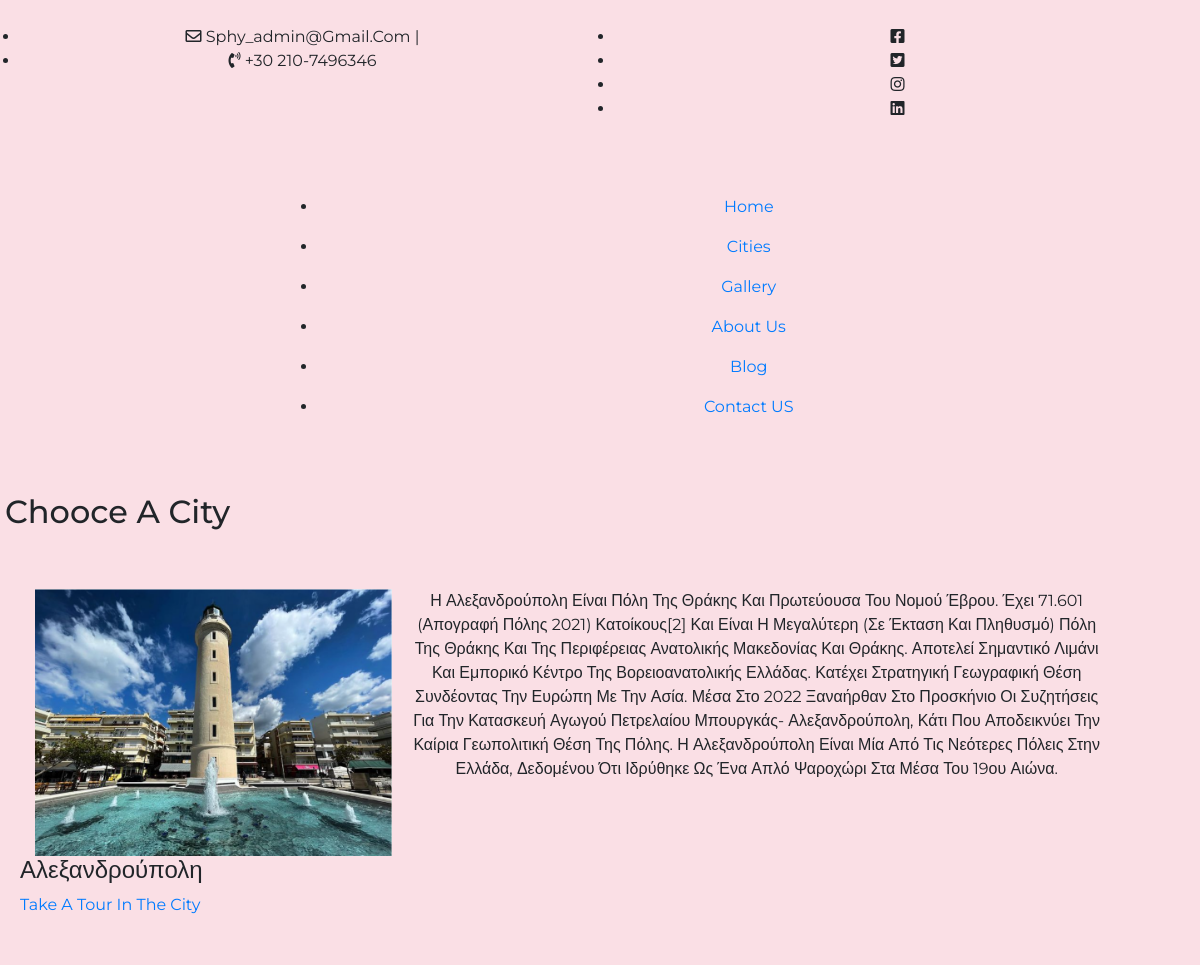
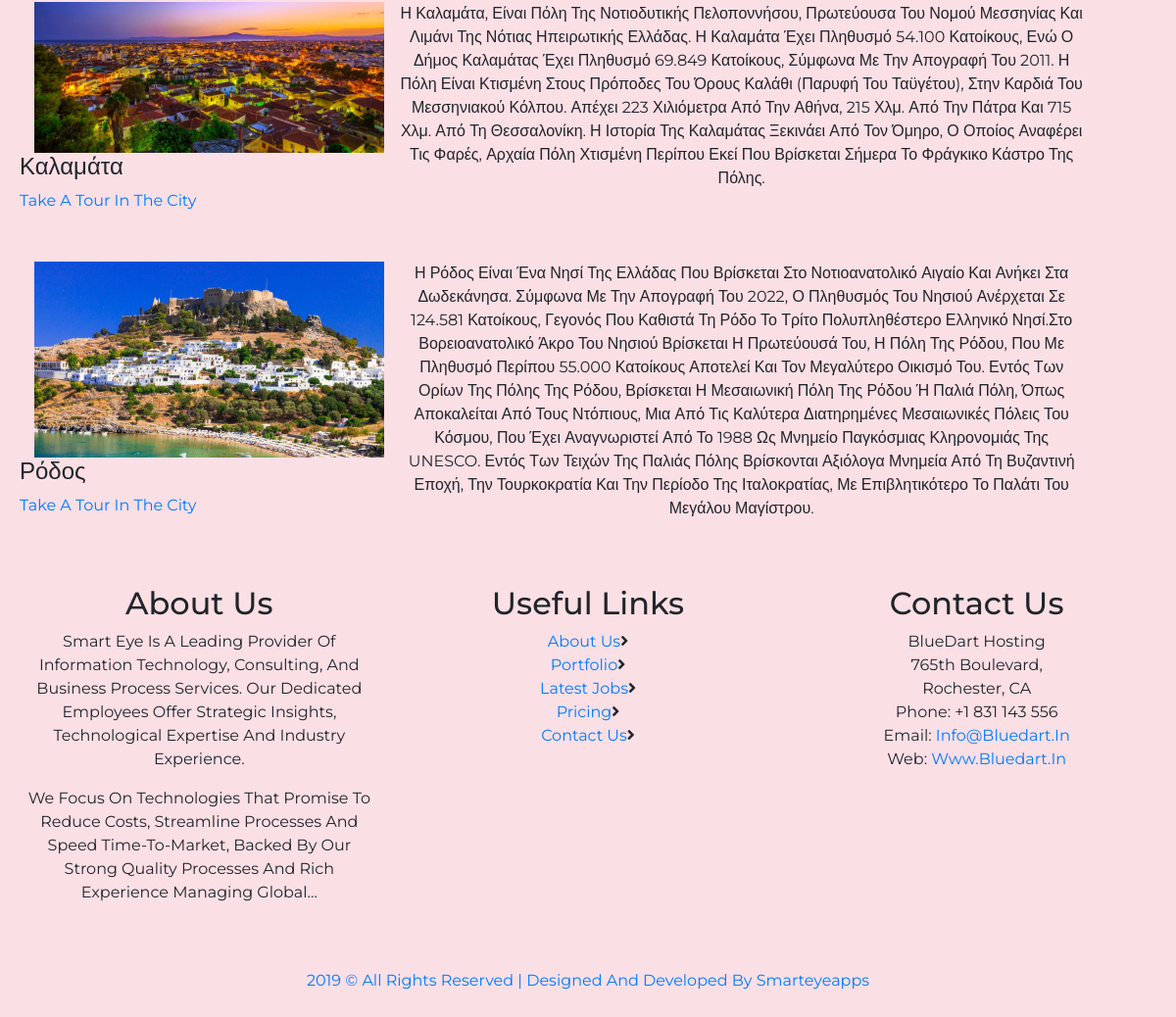
The app's page /packages.php (signed in) with its own data (2 pictures, top to bottom).
### tables this page shows
CREATE TABLE city (
	city_id INT AUTO_INCREMENT PRIMARY KEY,
    city_name VARCHAR(255) NOT NULL,
    description VARCHAR(1000) NOT NULL
);

### packages.php (the view, shortened to what this page needs)
<?php
require_once('database.php');
?>
<!doctype html>
<html lang="en">
<head>
    <link rel="stylesheet" href="assets/css/bootstrap.min.css">
    <link rel="stylesheet" href="assets/css/all.min.css">
    <link rel="stylesheet" href="assets/css/animate.css">
    <link rel="stylesheet" type="text/css" href="assets/css/style.css" />
</head>
    <body>
<?php include('header.php');?>
    <div class="page-nav no-margin row">
        <div class="container">
            <div class="row">
                <h2>Chooce a City</h2>
            </div>
        </div>
    </div>
    <?php $query = " SELECT c.city_id, city_name , path, description FROM image i inner join city c ON c.city_id = i.city_id GROUP BY c.city_id
                    ORDER BY city_name ";
        $result = mysqli_query($dbc, $query);
        while ($data = mysqli_fetch_assoc($result)){
    ?>
    <div class="popular-pack  container-fluid">
        <div class="container">
            <div class="row pack-row style='flex-direction:row; '">
                <div class="col-lg-4 col-md-6 col-sm-6">
                    <div class="pack-col">
                        <?php
                            echo "<img src='./images/" . $data['path'] . ".jpg' class='d-block w-100' />";
                            echo '<div class="detail row no-margin">';
                                echo "<h4>". $data['city_name'] . " </h4> ";
                                echo'</div>';
                        ?>
                        <div class="detail row no-margin">
                        <a href="index.php?city_id=<?php echo $data['city_id']; ?>">Take a Tour in the City</a>
                        </div>
                    </div>
                </div>
                <?php  echo "<div style= 'overflow-wrap:break-words; width: 700px;'> <p >". $data['description'] . " </p> </div>";?>
            </div>
        </div>
    </div>
    <?php }?>
  <?php include('footer.php');?>
    <div class="copy">
            <div class="container">
                <a href="https://www.smarteyeapps.com/">2019 &copy; All Rights Reserved | Designed and Developed by Smarteyeapps</a>
            </div>
        </div>
    </body>
</html>

### header.php (shortened to what this page needs)
 <header class="continer-fluid ">
 <div  class="header-top">
     <div class="container">
         <div class="row col-det">
             <div class="col-lg-6 d-none d-lg-block">
                 <ul class="ulleft">
                     <li>
                         <i class="far fa-envelope"></i>
                         sphy_admin@gmail.com
                         <span>|</span></li>
                     <li>
                         <i class="fas fa-phone-volume"></i>
                         +30 210-7496346</li>
                 </ul>
             </div>
             <div class="col-lg-6 col-md-12">
                 <ul class="ulright">
                     <li>
                         <i class="fab fa-facebook-square"></i>
                     </li>
                     <li>
                         <i class="fab fa-twitter-square"></i>
                     </li>
                     <li>
                         <i class="fab fa-instagram"></i>
                     </li>
                     <li>
                         <i class="fab fa-linkedin"></i>
                     </li>
                 </ul>
             </div>
         </div>
     </div>
 </div>
 <div id="menu-jk" class="header-bottom">
     <div class="container">
         <div class="row nav-row">
             <div class="col-lg-3 col-md-12 logo">
             </div>
             <div id="menu" class="col-lg-9 col-md-12 d-none d-lg-block nav-col">
                         <ul class="navbad">
                             <li class="nav-item active">
                                 <a class="nav-link" href="index.php">Home
                                 </a>
                             </li>
                             <li class="nav-item">
                                 <a class="nav-link" href="packages.php">Cities</a>
                             </li>
                             <li class="nav-item">
                                 <a class="nav-link" href="gallery.php">Gallery</a>
                             </li>
                             <li class="nav-item">
                                 <a class="nav-link" href="about_us.php">About Us</a>
                             </li>
                             <li class="nav-item">
                                 <a class="nav-link" href="blog.php">Blog</a>
                             </li>
                             <li class="nav-item">
                                 <a class="nav-link" href="contact_us.php">Contact US</a>
                             </li>
                         </ul>
             </div>
         </div>
     </div>
 </div>
</header>

### footer.php
<footer class="footer">
        <div class="container">
            <div class="row">
                <div class="col-md-4 col-sm-12">
                    <h2>About Us</h2>
                    <p>
                        Smart Eye is a leading provider of information technology, consulting, and business process services. Our dedicated employees offer strategic insights, technological expertise and industry experience.
                    </p>
                    <p>We focus on technologies that promise to reduce costs, streamline processes and speed time-to-market, Backed by our strong quality processes and rich experience managing global... </p>
                </div>
                <div class="col-md-4 col-sm-12">
                    <h2>Useful Links</h2>
                    <ul class="list-unstyled link-list">
                        <li><a ui-sref="about" href="#/about">About us</a><i class="fa fa-angle-right"></i></li>
                        <li><a ui-sref="portfolio" href="#/portfolio">Portfolio</a><i class="fa fa-angle-right"></i></li>
                        <li><a ui-sref="products" href="#/products">Latest jobs</a><i class="fa fa-angle-right"></i></li>
                        <li><a ui-sref="gallery" href="#/gallery">Pricing</a><i class="fa fa-angle-right"></i></li>
                        <li><a ui-sref="contact" href="#/contact">Contact us</a><i class="fa fa-angle-right"></i></li>
                    </ul>
                </div>
                <div class="col-md-4 col-sm-12 map-img">
                    <h2>Contact Us</h2>
                    <address class="md-margin-bottom-40">
                        BlueDart Hosting <br>
                       765th Boulevard, <br>
                        Rochester, CA <br>
                        Phone: +1 831 143 556 <br>
                        Email: <a href="mailto:info@bluedart.com" class="">info@bluedart.in</a><br>
                        Web: <a href="https://smarteyeapps.com/" class="">www.bluedart.in</a>
                    </address>
                </div>
            </div>
        </div>
    </footer>

### style.css (style rules this page uses)
* { font-family: "Montserrat", sans-serif; margin: 0; padding: 0; box-sizing: border-box; outline: none; border: none; text-decoration: none; text-transform: capitalize; transition: all 0.2s linear; }
body { background-color: #dc143c22; }
.container { max-width: 1200px; margin: 0 auto; text-align: center; padding: 25px 20px; }

### records on screen
city: shows a picture, city_name "Αλεξανδρούπολη", description "Η Αλεξανδρούπολη Είναι Πόλη Της Θράκης Και Πρωτεύουσα Του Νομού Έβρου. Έχει 71.601 (Απογραφή Πόλης 2021) Κατοίκους[2] Και Είναι Η Μεγαλύτερη (Σε Έκταση Και Πληθυσμό) Πόλη Της Θράκης Και Της Περιφέρειας Ανατολικής Μακεδονίας Και Θράκης. Αποτελεί Σημαντικό Λιμάνι Και Εμπορικό Κέντρο Της Βορειοανατολικής Ελλάδας. Κατέχει Στρατηγική Γεωγραφική Θέση Συνδέοντας Την Ευρώπη Με Την Ασία. Μέσα Στο 2022 Ξαναήρθαν Στο Προσκήνιο Οι Συζητήσεις Για Την Κατασκευή Αγωγού Πετρελαίου Μπουργκάς- Αλεξανδρούπολη, Κάτι Που Αποδεικνύει Την Καίρια Γεωπολιτική Θέση Της Πόλης. Η Αλεξανδρούπολη Είναι Μία Από Τις Νεότερες Πόλεις Στην Ελλάδα, Δεδομένου Ότι Ιδρύθηκε Ως Ένα Απλό Ψαροχώρι Στα Μέσα Του 19ου Αιώνα."
city: shows a picture, city_name "Καλαμάτα", description "Η Καλαμάτα, Είναι Πόλη Της Νοτιοδυτικής Πελοποννήσου, Πρωτεύουσα Του Νομού Μεσσηνίας Και Λιμάνι Της Νότιας Ηπειρωτικής Ελλάδας. Η Καλαμάτα Έχει Πληθυσμό 54.100 Κατοίκους, Ενώ Ο Δήμος Καλαμάτας Έχει Πληθυσμό 69.849 Κατοίκους, Σύμφωνα Με Την Απογραφή Του 2011. Η Πόλη Είναι Κτισμένη Στους Πρόποδες Του Όρους Καλάθι (Παρυφή Του Ταϋγέτου), Στην Καρδιά Του Μεσσηνιακού Κόλπου. Απέχει 223 Χιλιόμετρα Από Την Αθήνα, 215 Χλμ. Από Την Πάτρα Και 715 Χλμ. Από Τη Θεσσαλονίκη. Η Ιστορία Της Καλαμάτας Ξεκινάει Από Τον Όμηρο, Ο Οποίος Αναφέρει Τις Φαρές, Αρχαία Πόλη Χτισμένη Περίπου Εκεί Που Βρίσκεται Σήμερα Το Φράγκικο Κάστρο Της Πόλης."
city: shows a picture, city_name "Ρόδος", description "Η Ρόδος Είναι Ένα Νησί Της Ελλάδας Που Βρίσκεται Στο Νοτιοανατολικό Αιγαίο Και Ανήκει Στα Δωδεκάνησα. Σύμφωνα Με Την Απογραφή Του 2022, Ο Πληθυσμός Του Νησιού Ανέρχεται Σε 124.581 Κατοίκους, Γεγονός Που Καθιστά Τη Ρόδο Το Τρίτο Πολυπληθέστερο Ελληνικό Νησί.Στο Βορειοανατολικό Άκρο Του Νησιού Βρίσκεται Η Πρωτεύουσά Του, Η Πόλη Της Ρόδου, Που Με Πληθυσμό Περίπου 55.000 Κατοίκους Αποτελεί Και Τον Μεγαλύτερο Οικισμό Του. Εντός Των Ορίων Της Πόλης Της Ρόδου, Βρίσκεται Η Μεσαιωνική Πόλη Της Ρόδου Ή Παλιά Πόλη, Όπως Αποκαλείται Από Τους Ντόπιους, Μια Από Τις Καλύτερα Διατηρημένες Μεσαιωνικές Πόλεις Του Κόσμου, Που Έχει Αναγνωριστεί Από Το 1988 Ως Μνημείο Παγκόσμιας Κληρονομιάς Της UNESCO. Εντός…"
